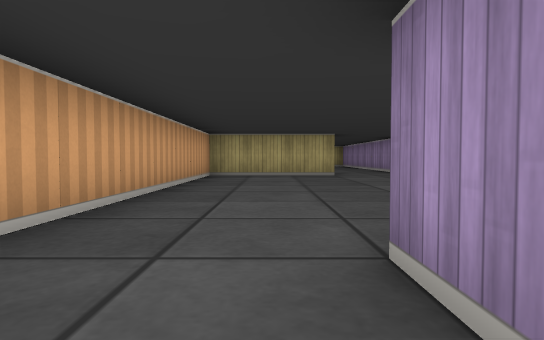
View 1 (above)

20 first-person views from a walk through a cub3D ray-caster map. The camera is about half as high as the walls, tilts 2° down and sees 75° across. The floor is counted in squares. Each view is taken from the middle of a square. On the plan, view 1 faces up. The plan holds only what a view shows up to about 9 squares ahead; the rest is blank.

View 2
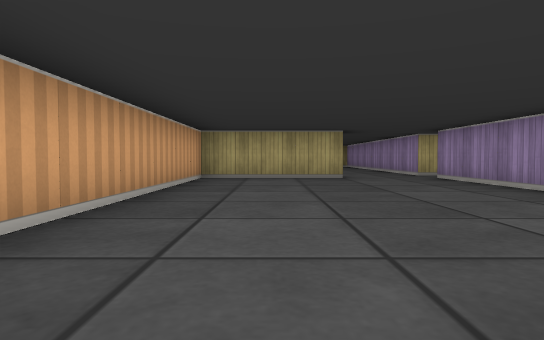

View 3
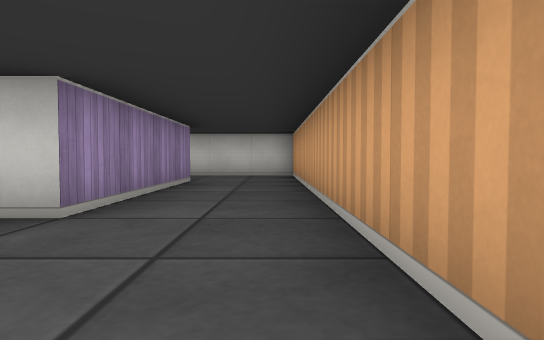

View 4
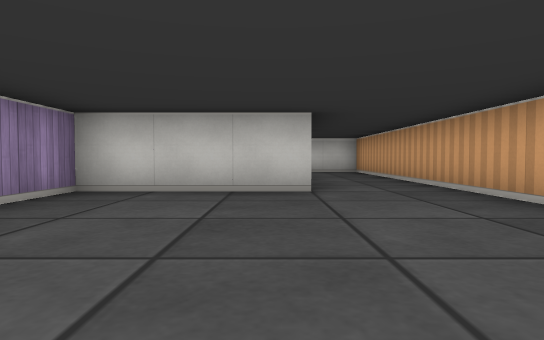

View 5
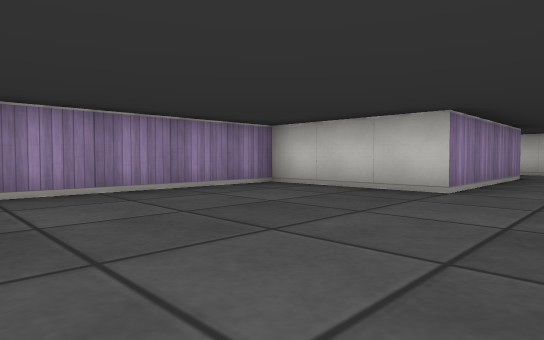

View 6
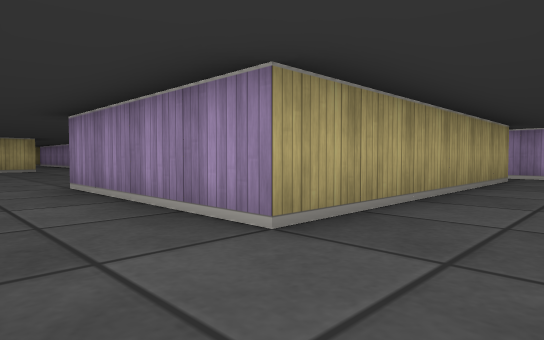

View 7
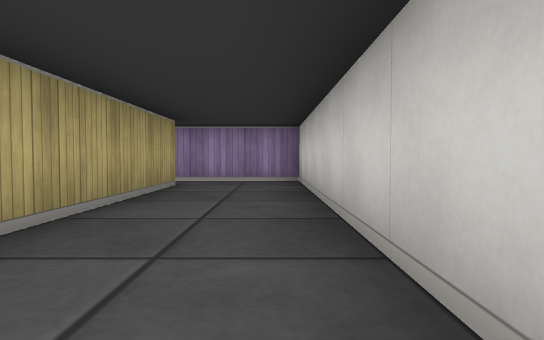

View 8
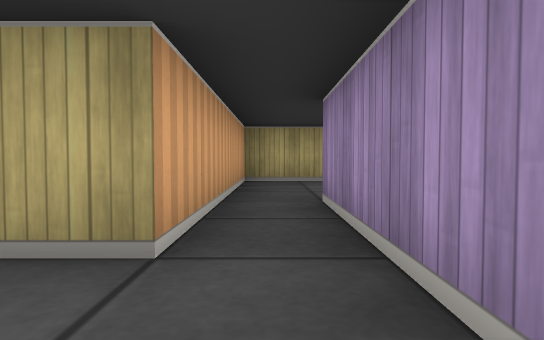

View 9
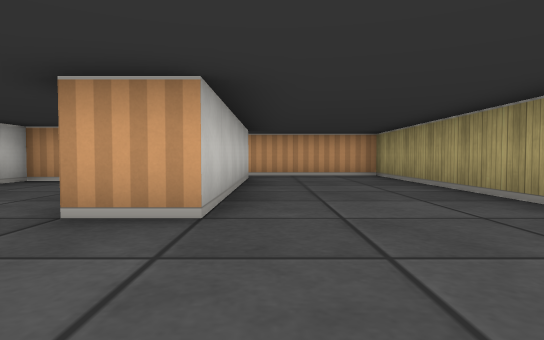

View 10
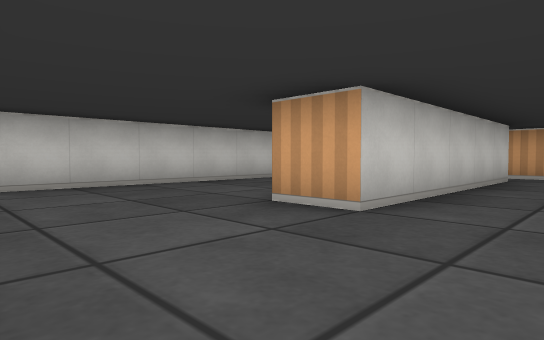

View 11
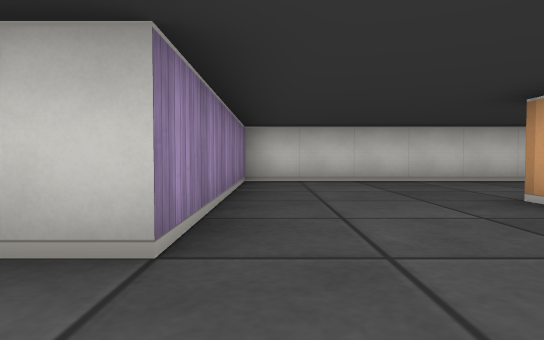

View 12
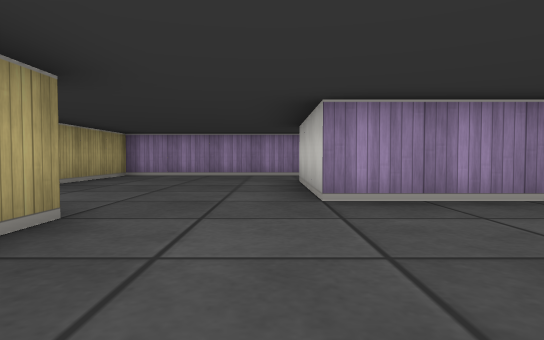

View 13
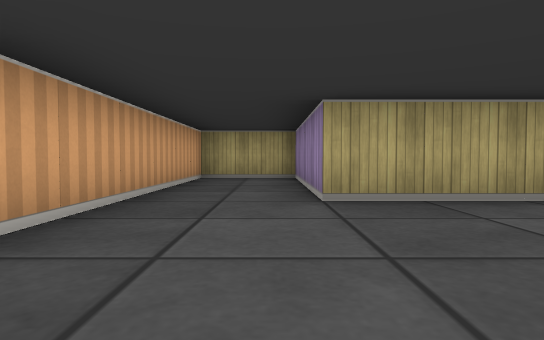

View 14
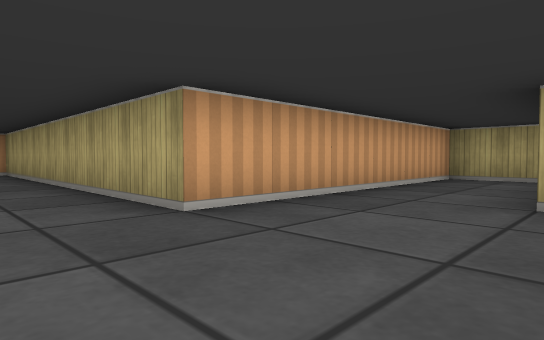

View 15
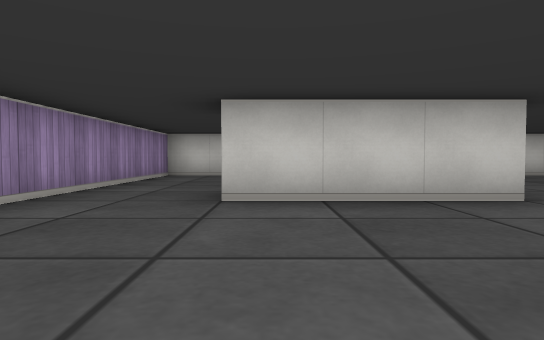

View 16
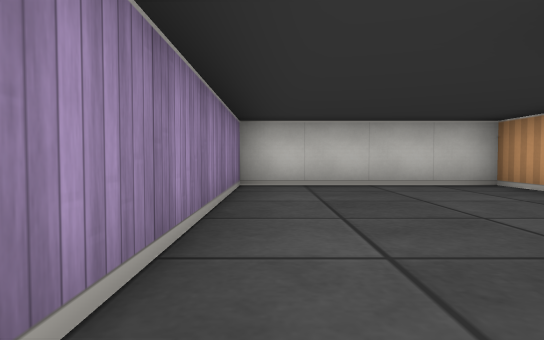

View 17
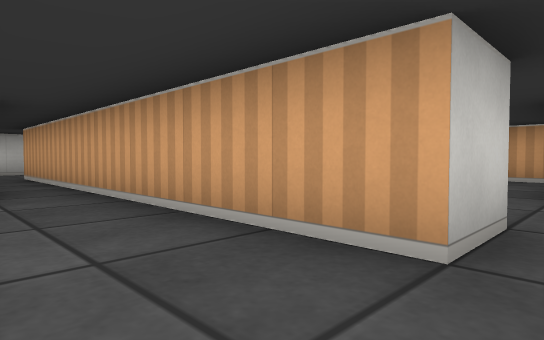

View 18
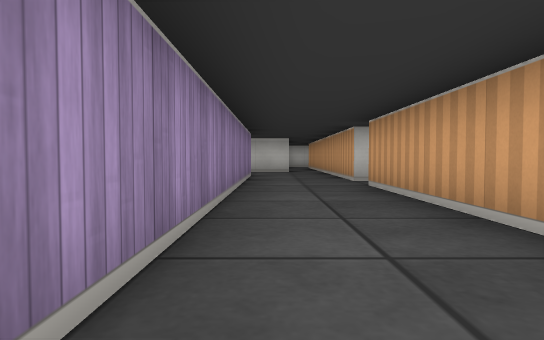

View 19
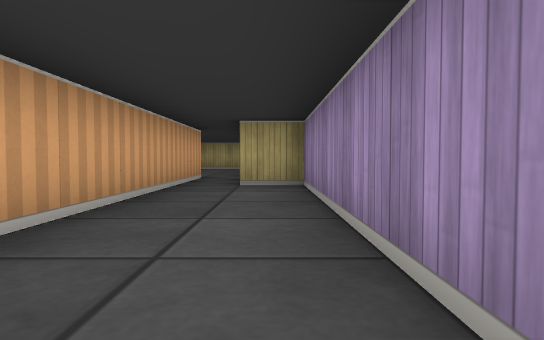

View 20
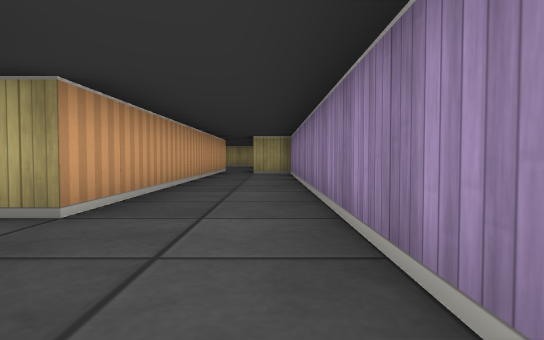

### Floor plan
Ten units are one square. View 1 is at (0, 0); x grows to the right and y downward. Boxes are objects, and circles mark ways between rooms. Rooms are numbered by the first view taken in them; rooms with no view inside come last. Other rooms are left out.
<svg viewBox="-20 -190 230 240">
<path fill="none" stroke="#000" d="M65 5 65 25 5 25 5 -15 35 -15 35 -85 45 -85M15 -85 -15 -85 -15 45 75 45 75 5M45 -95 35 -95M145 -25 65 -25 65 5M75 5 125 5 125 15M85 39 85 45 155 45 155 -5 165 -5M165 -5 185 -5M205 5 205 -45 165 -45 165 -85 145 -85 145 -25M45 -85 45 -65M65 -68 65 -165 55 -165M45 -185 45 -95M165 35 165 45 205 45 205 5M41 15 46 15M45 -45 45 -5"/>
<circle cx="70" cy="15" r="3" fill="#2a7"/>
<circle cx="40" cy="-90" r="3" fill="#2a7"/>
<circle cx="150" cy="-13" r="3" fill="#2a7"/>
<circle cx="195" cy="0" r="3" fill="#2a7"/>
<text x="20" y="-20">1</text>
<text x="120" y="0">2</text>
<text x="170" y="-30">3</text>
<text x="50" y="-120">4</text>
<text x="180" y="20">5</text>
<text x="40" y="0">6</text>
</svg>
Room 1 opens to room 2. Room 1 opens to room 4. Room 2 opens to room 3. Room 3 opens to room 5.

Where each view was taken, in squares from view 1:
view 1: 0 up, 0 right, facing up
view 2: 1 up, 0 right, facing up
view 3: 4 up, 1 left, facing down
view 4: 6 up, 1 right, facing down
view 5: 6 up, 1 left, facing down-right
view 6: 4 down, 1 left, facing up-right
view 7: 4 down, 1 right, facing right
view 8: 4 down, 7 right, facing up
view 9: 0 up, 15 right, facing left
view 10: 1 up, 15 right, facing down-left
view 11: 2 up, 15 right, facing down
view 12: 1 up, 12 right, facing right
view 13: 1 up, 16 right, facing up
view 14: 1 up, 17 right, facing up-left
view 15: 4 up, 18 right, facing down
view 16: 1 up, 20 right, facing down
view 17: 9 up, 6 right, facing down-left
view 18: 15 up, 6 right, facing down
view 19: 11 up, 6 right, facing up
view 20: 7 up, 6 right, facing up
